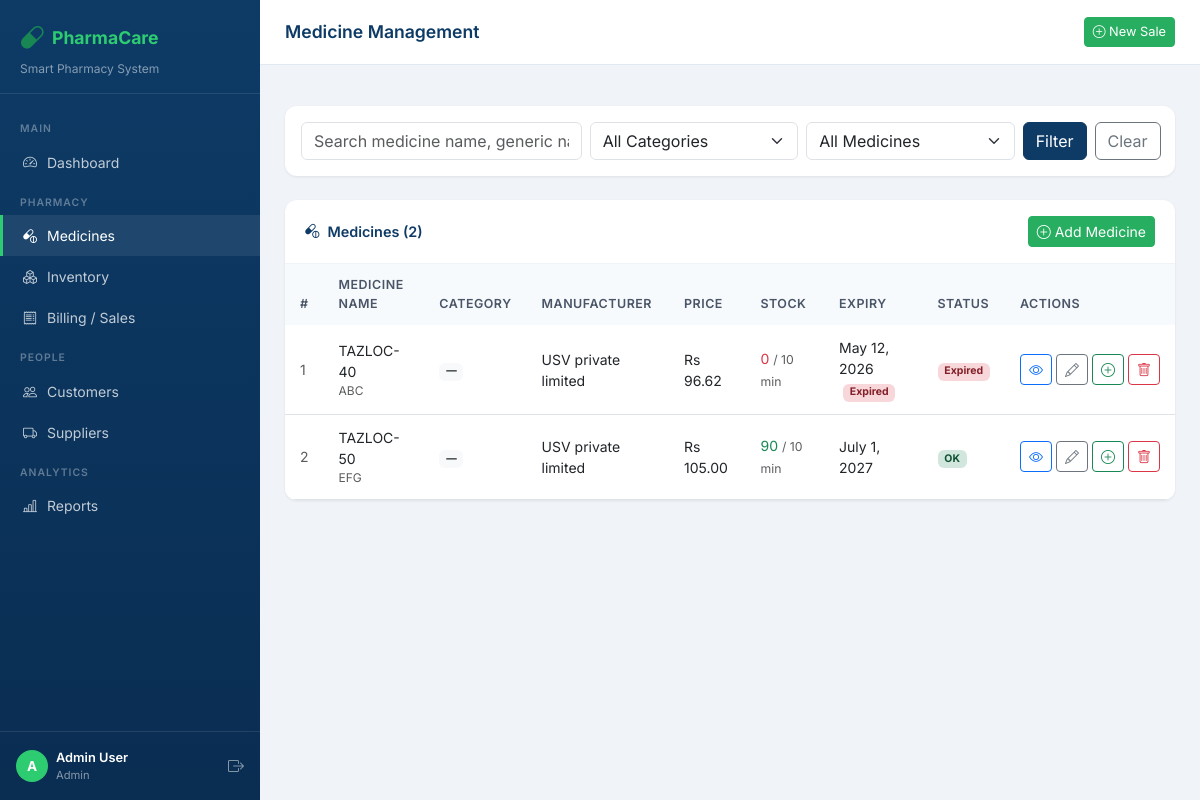
Screenshot of /medicines/ (signed in) with the database file from the repository.
### core/models.py (models this page shows, shortened)
class Medicine(models.Model):
    name = models.CharField(max_length=200)
    generic_name = models.CharField(max_length=200, blank=True)
    category = models.ForeignKey(Category, on_delete=models.SET_NULL, null=True, blank=True)
    manufacturer = models.CharField(max_length=200)
    supplier = models.ForeignKey(Supplier, on_delete=models.SET_NULL, null=True, blank=True)
    price = models.DecimalField(max_digits=10, decimal_places=2)
    cost_price = models.DecimalField(max_digits=10, decimal_places=2, default=0)
    quantity = models.IntegerField(default=0)
    minimum_stock = models.IntegerField(default=10)
    expiry_date = models.DateField()
    batch_number = models.CharField(max_length=100, blank=True)
    description = models.TextField(blank=True)
    created_at = models.DateTimeField(auto_now_add=True)
    updated_at = models.DateTimeField(auto_now=True)
    @property
    def is_low_stock(self):
        return self.quantity < self.minimum_stock
    @property
    def is_expiring_soon(self):
        return self.expiry_date <= (timezone.now().date() + timedelta(days=30))
    @property
    def is_expired(self):
        return self.expiry_date < timezone.now().date()
    class Meta:
        ordering = ['name']

### core/views.py (the view)
# urls.py: path('medicines/', views.medicine_list, name='medicine_list'),
@login_required
def medicine_list(request):
    query = request.GET.get('q', '')
    category_id = request.GET.get('category', '')
    filter_type = request.GET.get('filter', '')
    medicines = Medicine.objects.select_related('category', 'supplier').all()
    if query:
        medicines = medicines.filter(
            Q(name__icontains=query) |
            Q(generic_name__icontains=query) |
            Q(manufacturer__icontains=query)
        )
    if category_id:
        medicines = medicines.filter(category_id=category_id)
    if filter_type == 'low_stock':
        medicines = medicines.filter(quantity__lt=F('minimum_stock'))
    elif filter_type == 'expiring':
        medicines = medicines.filter(
            expiry_date__lte=timezone.now().date() + timedelta(days=30)
        )
    elif filter_type == 'expired':
        medicines = medicines.filter(expiry_date__lt=timezone.now().date())
    categories = Category.objects.all()
    context = {
        'medicines': medicines,
        'categories': categories,
        'query': query,
        'selected_category': category_id,
        'filter_type': filter_type,
    }
    return render(request, 'core/medicine_list.html', context)

### core/templates/core/medicine_list.html (shortened to what this page needs)
{% extends 'core/base.html' %}
{% block page_title %}Medicine Management{% endblock %}
{% block content %}
<div class="table-card card mb-4">
  <div class="card-body py-3">
    <form method="get" class="row g-2 align-items-end">
      <div class="col-md-4">
        <input type="text" name="q" class="form-control" placeholder="Search medicine name, generic name..." value="{{ query }}">
      </div>
      <div class="col-md-3">
        <select name="category" class="form-select">
          <option value="">All Categories</option>
        </select>
      </div>
      <div class="col-md-3">
        <select name="filter" class="form-select">
          <option value="">All Medicines</option>
        </select>
      </div>
      <div class="col-md-2 d-flex gap-2">
        <button type="submit" class="btn btn-primary flex-fill">Filter</button>
        <a href="{% url 'medicine_list' %}" class="btn btn-outline-secondary">Clear</a>
      </div>
    </form>
  </div>
</div>
<div class="table-card card">
  <div class="card-header d-flex justify-content-between align-items-center">
    <span><i class="bi bi-capsule-pill me-2"></i>Medicines ({{ medicines.count }})</span>
    <a href="{% url 'medicine_add' %}" class="btn btn-success btn-sm">
      <i class="bi bi-plus-circle me-1"></i>Add Medicine
    </a>
  </div>
  <div class="table-responsive">
    <table class="table table-hover mb-0">
      <thead>
        <tr>
          <th>#</th>
          <th>Medicine Name</th>
          <th>Category</th>
          <th>Manufacturer</th>
          <th>Price</th>
          <th>Stock</th>
          <th>Expiry</th>
          <th>Status</th>
          <th>Actions</th>
        </tr>
      </thead>
      <tbody>
        {% for med in medicines %}
        <tr>
          <td class="text-muted small">{{ forloop.counter }}</td>
          <td>
            <div class="fw-600">{{ med.name }}</div>
            {% if med.generic_name %}<div class="text-muted" style="font-size:0.75rem;">{{ med.generic_name }}</div>{% endif %}
          </td>
          <td><span class="badge bg-light text-dark">{{ med.category|default:"—" }}</span></td>
          <td class="small">{{ med.manufacturer }}</td>
          <td class="fw-600">Rs {{ med.price }}</td>
          <td>
            <span class="fw-600 {% if med.is_low_stock %}text-danger{% else %}text-success{% endif %}">
              {{ med.quantity }}
            </span>
            <span class="text-muted small">/ {{ med.minimum_stock }} min</span>
          </td>
          <td class="small">
            {{ med.expiry_date }}
            {% if med.is_expired %}
              <span class="badge badge-exp ms-1">Expired</span>
            {% elif med.is_expiring_soon %}
              <span class="badge badge-low ms-1">{{ med.days_until_expiry }}d</span>
            {% endif %}
          </td>
          <td>
            {% if med.is_expired %}
              <span class="badge badge-exp">Expired</span>
            {% elif med.is_low_stock %}
              <span class="badge badge-low">Low Stock</span>
            {% elif med.is_expiring_soon %}
              <span class="badge" style="background:#fff3cd;color:#856404;">Exp. Soon</span>
            {% else %}
              <span class="badge badge-ok">OK</span>
            {% endif %}
          </td>
          <td>
            <div class="d-flex gap-1">
              <a href="{% url 'medicine_detail' med.pk %}" class="btn btn-sm btn-outline-primary" title="View">
                <i class="bi bi-eye"></i>
              </a>
              <a href="{% url 'medicine_edit' med.pk %}" class="btn btn-sm btn-outline-secondary" title="Edit">
                <i class="bi bi-pencil"></i>
              </a>
              <a href="{% url 'medicine_stock_adjust' med.pk %}" class="btn btn-sm btn-outline-success" title="Add Stock">
                <i class="bi bi-plus-circle"></i>
              </a>
              <a href="{% url 'medicine_delete' med.pk %}" class="btn btn-sm btn-outline-danger" title="Delete">
                <i class="bi bi-trash"></i>
              </a>
            </div>
          </td>
        </tr>
        {% endfor %}
      </tbody>
    </table>
  </div>
</div>
{% endblock %}

### core/templates/core/base.html (shortened to what this page needs)
<!DOCTYPE html>
<html lang="en">
<head>
  <link href="https://cdn.jsdelivr.net/npm/bootstrap@5.3.0/dist/css/bootstrap.min.css" rel="stylesheet"/>
  <link href="https://cdn.jsdelivr.net/npm/bootstrap-icons@1.11.0/font/bootstrap-icons.css" rel="stylesheet"/>
</head>
<body>
{% if user.is_authenticated %}
<div id="sidebar">
  <div class="sidebar-brand">
    <div class="d-flex align-items-center gap-2 mb-1">
      <i class="bi bi-capsule fs-4 text-success"></i>
      <h5>PharmaCare </h5>
    </div>
    <p>Smart Pharmacy System</p>
  </div>
  <nav class="sidebar-nav">
    <div class="nav-section-title">Main</div>
    <a href="{% url 'dashboard' %}" class="nav-link {% if request.resolver_match.url_name == 'dashboard' %}active{% endif %}">
      <i class="bi bi-speedometer2"></i> Dashboard
    </a>
    <div class="nav-section-title">Pharmacy</div>
    <a href="{% url 'medicine_list' %}" class="nav-link {% if 'medicine' in request.resolver_match.url_name %}active{% endif %}">
      <i class="bi bi-capsule-pill"></i> Medicines
    </a>
    <a href="{% url 'inventory' %}" class="nav-link {% if request.resolver_match.url_name == 'inventory' %}active{% endif %}">
      <i class="bi bi-boxes"></i> Inventory
    </a>
    <a href="{% url 'billing' %}" class="nav-link {% if 'billing' in request.resolver_match.url_name or 'sale' in request.resolver_match.url_name %}active{% endif %}">
      <i class="bi bi-receipt"></i> Billing / Sales
    </a>
    <div class="nav-section-title">People</div>
    <a href="{% url 'customer_list' %}" class="nav-link {% if 'customer' in request.resolver_match.url_name %}active{% endif %}">
      <i class="bi bi-people"></i> Customers
    </a>
    <a href="{% url 'supplier_list' %}" class="nav-link {% if 'supplier' in request.resolver_match.url_name %}active{% endif %}">
      <i class="bi bi-truck"></i> Suppliers
    </a>
    <div class="nav-section-title">Analytics</div>
    <a href="{% url 'reports' %}" class="nav-link {% if request.resolver_match.url_name == 'reports' %}active{% endif %}">
      <i class="bi bi-bar-chart-line"></i> Reports
    </a>
  </nav>
  <div class="mt-auto p-3" style="border-top:1px solid rgba(255,255,255,0.1); position:absolute; bottom:0; width:100%;">
    <div class="d-flex align-items-center gap-2">
      <div style="width:32px;height:32px;background:var(--accent);border-radius:50%;display:flex;align-items:center;justify-content:center;font-weight:700;color:#fff;font-size:0.85rem;">
        {{ user.username|first|upper }}
      </div>
      <div>
        <div style="color:#fff;font-size:0.8rem;font-weight:600;">{{ user.get_full_name|default:user.username }}</div>
        <div style="color:rgba(255,255,255,0.5);font-size:0.7rem;">{% if user.is_superuser %}Admin{% else %}Staff{% endif %}</div>
      </div>
      <a href="{% url 'logout' %}" class="ms-auto text-white opacity-50" title="Logout"><i class="bi bi-box-arrow-right"></i></a>
    </div>
  </div>
</div>
<div id="main-content">
  <div class="topbar">
    <div class="topbar-title">{% block page_title %}Dashboard{% endblock %}</div>
    <a href="{% url 'billing' %}" class="btn btn-success btn-sm">
      <i class="bi bi-plus-circle"></i> New Sale
    </a>
  </div>
  <div class="px-4 pt-3">
  </div>
  <div class="page-content">
    {% block content %}{% endblock %}
  </div>
</div>
{% else %}
  {% block auth_content %}{% endblock %}
{% endif %}
</body>
</html>

### core/templates/core/base.html (style rules this page uses)
:root { --primary: #0d3b66; --primary-light: #1a5276; --accent: #2ecc71; --accent-dark: #27ae60; --sidebar-width: 260px; --topbar-height: 65px; }
* { font-family: 'Inter', sans-serif; }
body { background: #f0f4f8; color: #2d3748; }
#sidebar { width: var(--sidebar-width); min-height: 100vh; background: linear-gradient(180deg, var(--primary) 0%, #0a2d52 100%); position: fixed; top: 0; left: 0; z-index: 100; transition: all 0.3s; overflow-y: auto; }
.sidebar-brand { padding: 20px 20px 15px; border-bottom: 1px solid rgba(255,255,255,0.1); }
.sidebar-brand h5 { color: var(--accent); font-weight: 700; font-size: 1.1rem; margin: 0; }
.sidebar-brand p { color: rgba(255,255,255,0.5); font-size: 0.75rem; margin: 0; }
.sidebar-nav { padding: 15px 0; }
.nav-section-title { color: rgba(255,255,255,0.35); font-size: 0.65rem; font-weight: 600; letter-spacing: 1px; text-transform: uppercase; padding: 12px 20px 5px; }
.sidebar-nav .nav-link { color: rgba(255,255,255,0.75); padding: 10px 20px; border-radius: 0; font-size: 0.875rem; font-weight: 400; display: flex; align-items: center; gap: 10px; transition: all 0.2s; border-left: 3px solid transparent; }
.sidebar-nav .nav-link:hover, .sidebar-nav .nav-link.active { background: rgba(255,255,255,0.08); color: #fff; border-left-color: var(--accent); }
#main-content { margin-left: var(--sidebar-width); min-height: 100vh; }
.topbar { height: var(--topbar-height); background: #fff; border-bottom: 1px solid #e2e8f0; display: flex; align-items: center; padding: 0 25px; position: sticky; top: 0; z-index: 99; gap: 15px; }
.topbar-title { font-size: 1.1rem; font-weight: 600; color: var(--primary); flex: 1; }
.topbar .btn-sm { font-size: 0.8rem; }
.page-content { padding: 25px; }
.table-card { background: #fff; border-radius: 12px; border: none; box-shadow: 0 1px 3px rgba(0,0,0,0.08); overflow: hidden; }
.table-card .card-header { background: transparent; border-bottom: 1px solid #f0f4f8; padding: 16px 20px; font-weight: 600; font-size: 0.9rem; color: var(--primary); }
.table thead th { background: #f7fafc; color: #4a5568; font-size: 0.78rem; font-weight: 600; text-transform: uppercase; letter-spacing: 0.5px; border-bottom: none; padding: 12px 15px; }
.table td { padding: 12px 15px; vertical-align: middle; font-size: 0.875rem; }
.badge-ok { background: #d1e7dd; color: #0f5132; }
.badge-exp { background: #f8d7da; color: #842029; }
.btn-primary { background: var(--primary); border-color: var(--primary); }
.btn-success { background: var(--accent-dark); border-color: var(--accent-dark); }

### rows the page displays
Medicine: name "TAZLOC-40", generic_name "ABC", category "—", manufacturer "USV private limited", price "96.62", quantity "0", minimum_stock "10", expiry_date "May 12, 2026", shows "Expired"
Medicine: name "TAZLOC-50", generic_name "EFG", category "—", manufacturer "USV private limited", price "105.00", quantity "90", minimum_stock "10", expiry_date "July 1, 2027", shows "OK"

### other values shown
{{ user.username|first|upper }} "A"
{{ user.get_full_name|default:user.username }} "Admin User"
{{ medicines.count }} "2"
